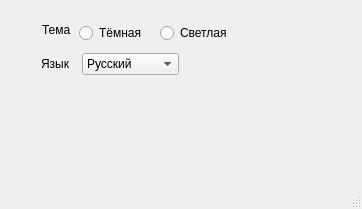
<?xml version="1.0" encoding="UTF-8"?>
<ui version="4.0">
 <class>settings</class>
 <widget class="QMainWindow" name="settings">
  <property name="geometry">
   <rect>
    <x>0</x>
    <y>0</y>
    <width>362</width>
    <height>209</height>
   </rect>
  </property>
  <property name="windowTitle">
   <string>Настройки</string>
  </property>
  <property name="windowIcon">
   <iconset resource="res.qrc">
    <normaloff>:/new/images/f3e4b13c53590840e4fed95abb59075b.png</normaloff>:/new/images/f3e4b13c53590840e4fed95abb59075b.png</iconset>
  </property>
  <widget class="QWidget" name="centralwidget">
   <widget class="QLabel" name="label_2">
    <property name="geometry">
     <rect>
      <x>42</x>
      <y>22</y>
      <width>30</width>
      <height>16</height>
     </rect>
    </property>
    <property name="text">
     <string>Тема</string>
    </property>
   </widget>
   <widget class="QWidget" name="layoutWidget">
    <property name="geometry">
     <rect>
      <x>79</x>
      <y>22</y>
      <width>156</width>
      <height>22</height>
     </rect>
    </property>
    <layout class="QHBoxLayout" name="horizontalLayout">
     <item>
      <widget class="QRadioButton" name="radioButton">
       <property name="text">
        <string>Тёмная</string>
       </property>
      </widget>
     </item>
     <item>
      <widget class="QRadioButton" name="radioButton_2">
       <property name="text">
        <string>Светлая</string>
       </property>
      </widget>
     </item>
    </layout>
   </widget>
   <widget class="QWidget" name="">
    <property name="geometry">
     <rect>
      <x>41</x>
      <y>52</y>
      <width>138</width>
      <height>24</height>
     </rect>
    </property>
    <layout class="QHBoxLayout" name="horizontalLayout_3">
     <item>
      <widget class="QLabel" name="label">
       <property name="text">
        <string>Язык</string>
       </property>
      </widget>
     </item>
     <item>
      <widget class="QComboBox" name="comboBox">
       <item>
        <property name="text">
         <string>Русский</string>
        </property>
       </item>
       <item>
        <property name="text">
         <string>Український</string>
        </property>
       </item>
       <item>
        <property name="text">
         <string>English</string>
        </property>
       </item>
       <item>
        <property name="text">
         <string>Deutsch</string>
        </property>
       </item>
       <item>
        <property name="text">
         <string>العربية</string>
        </property>
       </item>
      </widget>
     </item>
    </layout>
   </widget>
  </widget>
  <widget class="QMenuBar" name="menubar">
   <property name="geometry">
    <rect>
     <x>0</x>
     <y>0</y>
     <width>362</width>
     <height>26</height>
    </rect>
   </property>
  </widget>
  <widget class="QStatusBar" name="statusbar"/>
 </widget>
 <resources>
  <include location="res.qrc"/>
 </resources>
 <connections/>
</ui>
